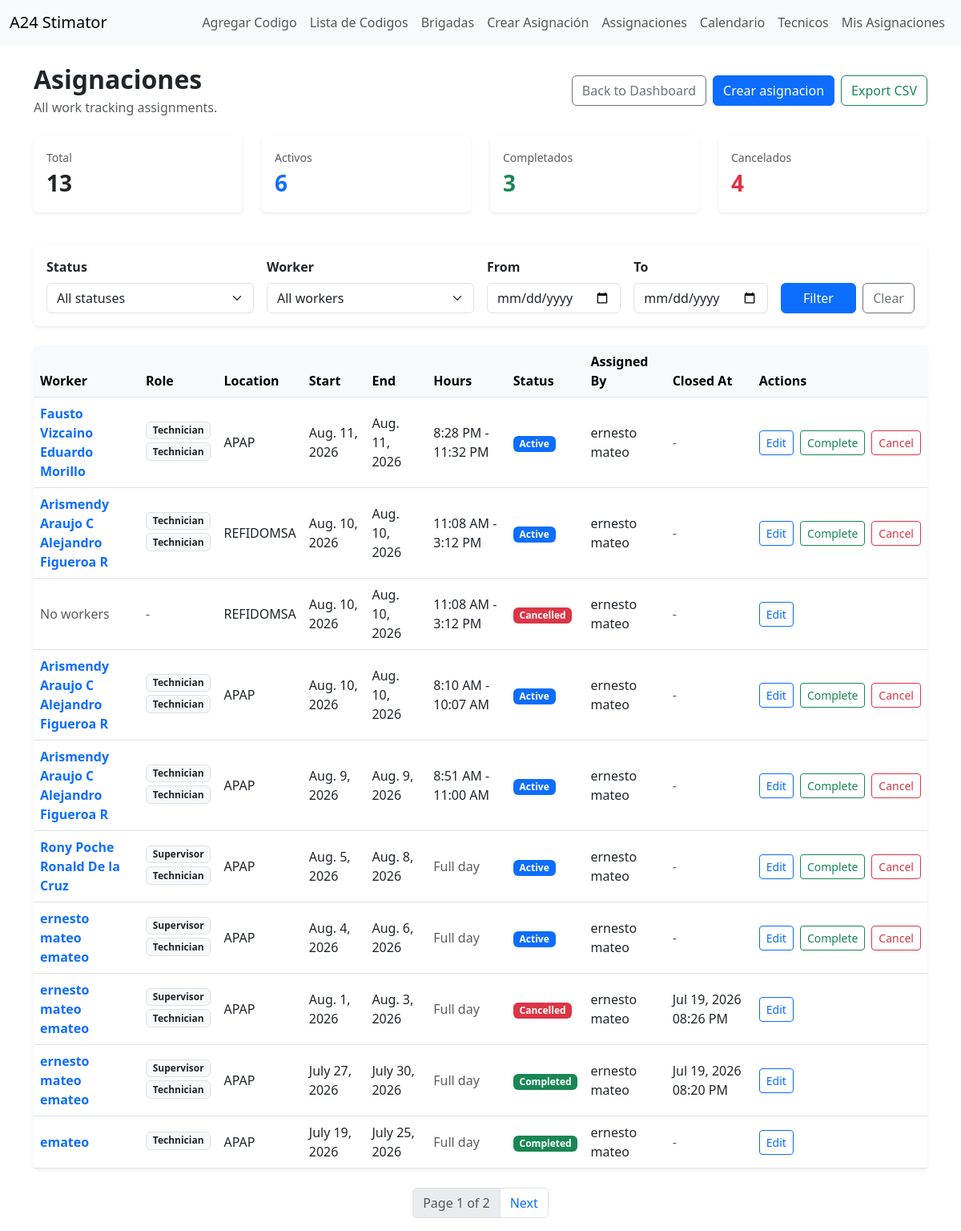
/work-tracking/assignments/ (signed in), run on an earlier commit of the app's database.
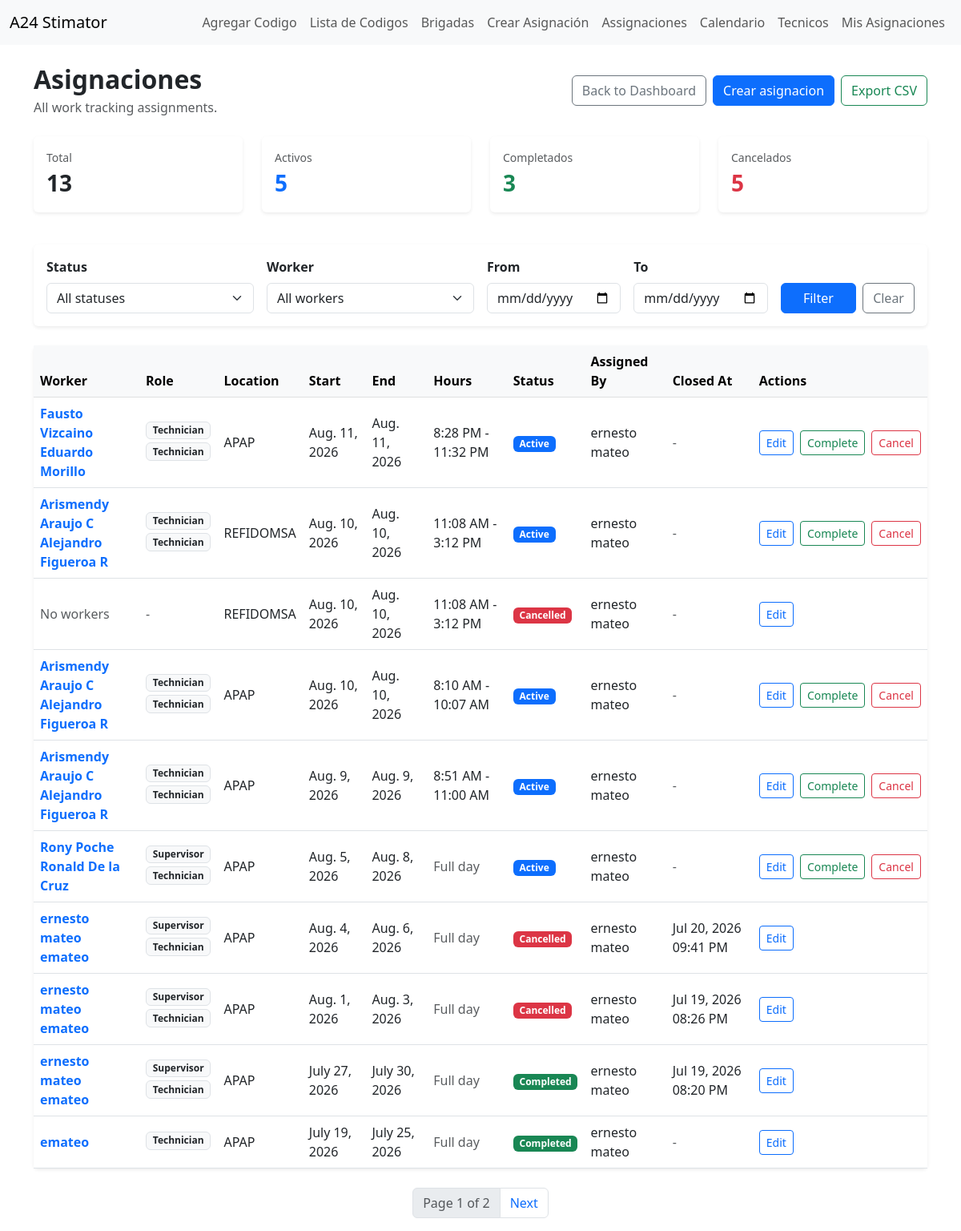
And on a later commit of the database.
### work_tracking/models.py (models this page shows, shortened)
class TechnicianAssigment(models.Model):
    STATUS_ACTIVE = 'active'
    STATUS_CANCELLED = 'cancelled'
    STATUS_COMPLETED = 'completed'
    STATUS_CHOICES = [
        (STATUS_ACTIVE, 'Active'),
        (STATUS_CANCELLED, 'Cancelled'),
        (STATUS_COMPLETED, 'Completed'),
    ]
    workers = models.ManyToManyField(User, through='AssignmentMember', related_name='work_assignments')
    assigned_by = models.ForeignKey(User, on_delete=models.PROTECT, related_name='created_technician_assigments')
    location = models.CharField(max_length=255)
    work_description = models.TextField(blank=True, null=True)
    start_date = models.DateField()
    end_date = models.DateField()
    start_time = models.TimeField(null=True, blank=True)
    end_time = models.TimeField(null=True, blank=True)
    status = models.CharField(max_length=20, choices=STATUS_CHOICES, default=STATUS_ACTIVE)
    created_at = models.DateTimeField(auto_now_add=True)
    completion_notes = models.TextField(blank=True)
    cancel_reason = models.TextField(blank=True)
    completed_at = models.DateTimeField(null=True,blank=True)
    cancelled_at = models.DateTimeField(null=True,blank=True)

### work_tracking/views.py (the view)
# urls.py: path("assignments/", views.assignment_list_view, name="assignment_list"),
@login_required(login_url='login')
def assignment_list_view(request):
    if not hasattr(request.user, 'profile'):
        messages.error(request, "You do not have a profile. Please contact the administrator.")
        return redirect('my_schedule')
    if request.user.profile.is_technician():
        messages.error(request, "Technicians cannot view all assignments.")
        return redirect('my_schedule')
    assignments =  TechnicianAssigment.objects.prefetch_related("workers", "workers__profile").select_related("assigned_by").order_by("-start_date", "-created_at")
    summary_queryset = TechnicianAssigment.objects.all()
    summary ={
        "total": summary_queryset.count(),
        "active": summary_queryset.filter(status=TechnicianAssigment.STATUS_ACTIVE).count(),
        "completed": summary_queryset.filter(status=TechnicianAssigment.STATUS_COMPLETED).count(),
        "cancelled": summary_queryset.filter(status = TechnicianAssigment.STATUS_CANCELLED).count(),
    }
    status = request.GET.get("status","")
    worker_id=request.GET.get("worker","")
    start_date = request.GET.get("start_date","")
    end_date = request.GET.get("end_date","")
    if status:
        assignments = assignments.filter(status=status)
    if worker_id:
        assignments = assignments.filter(workers__id = worker_id)
    if start_date:
        assignments = assignments.filter(end_date__gte=start_date)
    if end_date:
        assignments = assignments.filter(start_date__lte=end_date)
    workers = UserProfile.objects.select_related("user").filter(
        role__in =[
            UserProfile.ROLE_SUPERVISOR,
            UserProfile.ROLE_TECHNICIAN
        ]
    ).order_by("user__first_name", "user__last_name", "user__username")
    paginator = Paginator(assignments,10)
    page_number = request.GET.get('page')
    page_obj = paginator.get_page(page_number)
    return render(request, 'work_tracking/assignment_list.html',
                  {'assignments': page_obj,
                   'page_obj':page_obj,
                   "workers": workers,
                   "selected_status":status,
                   "selected_worker": worker_id,
                   "selected_start_date": start_date,
                   "selected_end_date": end_date,
                   "status_choices": TechnicianAssigment.STATUS_CHOICES,
                   "summary": summary,
                   })

### work_tracking/models.py (called while the page is built)
    def is_technician(self):
        return self.role == self.ROLE_TECHNICIAN

### work_tracking/templates/work_tracking/assignment_list.html (shortened to what the changed rows need)
{% extends 'html/layout.html' %}
{% block content %}
<div class="d-flex justify-content-between align-items-center mb-4">
    <div>
        <h2 class="fw-bold mb-1">Asignaciones</h2>
    </div>
</div>
<div class="row mb-4">
    <div class="col-md-3 mb-3">
        <div class="card border-0 shadow-sm h-100">
            <div class="card-body">
                <div class="text-muted small">Activos</div>
                <div class="fs-3 fw-bold text-primary">{{ summary.active }}</div>
            </div>
        </div>
    </div>
    <div class="col-md-3 mb-3">
        <div class="card border-0 shadow-sm h-100">
            <div class="card-body">
                <div class="text-muted small">Cancelados</div>
                <div class="fs-3 fw-bold text-danger">{{ summary.cancelled }}</div>
            </div>
        </div>
    </div>
</div>
{% if assignments %}
    <div class="card border-0 shadow-sm">
        <div class="table-responsive">
            <table class="table table-hover align-middle mb-0">
                <thead class="table-light">
                    <tr>
                        <th>Worker</th>
                        <th>Role</th>
                        <th>Location</th>
                        <th>Start</th>
                        <th>End</th>
                        <th>Hours</th>
                        <th>Status</th>
                        <th>Assigned By</th>
                        <th>Closed At</th>
                        <th>Actions</th>
                    </tr>
                </thead>
                <tbody>
                    {% for assignment in assignments %}
                        <tr>
                            <td>
                                {% for worker in assignment.workers.all %}
                                     <a href="{% url 'assignment_detail' assignment.id %}" class="text-decoration-none fw-semibold d-block">
                                        {{ worker.get_full_name|default:worker.username }}
                                    </a>
                                {% empty %}
                                    <span class="text-muted">No workers</span>
                                {% endfor %}
                            </td>
                            <td>
                                {% for worker in assignment.workers.all %}
                                    <span class="badge bg-light text-dark border d-block mb-1">
                                        {{ worker.profile.get_role_display }}
                                    </span>
                                {% empty %}
                                    <span class="text-muted">-</span>
                                {% endfor %}
                            </td>
                            <td>{{ assignment.location }}</td>
                            <td>{{ assignment.start_date }}</td>
                            <td>{{ assignment.end_date }}</td>
                            <td>
                                {% if assignment.start_time and assignment.end_time %}
                                    {{ assignment.start_time|time:"g:i A" }} - {{ assignment.end_time|time:"g:i A" }}
                                {% else %}
                                    <span class="text-muted">Full day</span>
                                {% endif %}
                            </td>
                            <td>
                                {% if assignment.status == "completed" %}
                                    <span class="badge text-bg-success">
                                        {{ assignment.get_status_display }}
                                    </s>
                                {% elif assignment.status == "cancelled" %}
                                    <span class="badge text-bg-danger">
                                        {{ assignment.get_status_display }}
                                    </span>
                                {% else %}
                                    <span class="badge text-bg-primary">
                                        {{ assignment.get_status_display }}
                                    </span>
                                {% endif %}
                            </td>
                            <td>
                                {{ assignment.assigned_by.get_full_name|default:assignment.assigned_by.username }}
                            </td>
                            <td>
                            {% if assignment.status == "completed" and assignment.completed_at %}
                                {{ assignment.completed_at|date:"M d, Y h:i A" }}
                            {% elif assignment.status == "cancelled" and assignment.cancelled_at %}
                                {{ assignment.cancelled_at|date:"M d, Y h:i A" }}
                            {% else %}
                                <span class="text-muted">-</span>
                            {% endif %}
                        </td>
                            <td>
                                <div class="d-flex gap-2">
                                    <a href="{% url 'edit_assignment' assignment.id %}" class="btn btn-sm btn-outline-primary">
                                        Edit
                                    </a>
                                    {% if assignment.status == "active" %}
                                        <a href="{% url 'complete_assignment' assignment.id %}" class="btn btn-sm btn-outline-success">
                                            Complete
                                        </a>
                                        <a href="{% url 'cancel_assignment' assignment.id %}" class="btn btn-sm btn-outline-danger">
                                            Cancel
                                        </a>
                                    {% endif %}
                                </div>
                            </td>
                        </tr>
                    {% endfor %}
                </tbody>
            </table>
        </div>
    </div>
{% else %}
    <div class="alert alert-info">
        No assignments have been created yet.
    </div>
{% endif %}
{% endblock %}

What changed in the data, as far as the page shows it:
changed TechnicianAssigment: cancelled_at (not shown) → "Jul 20, 2026 09:41 PM"; status "Active" → "Cancelled"
Also different on the page:
{{ summary.active }}: "6" → "5"
{{ summary.cancelled }}: "4" → "5"
